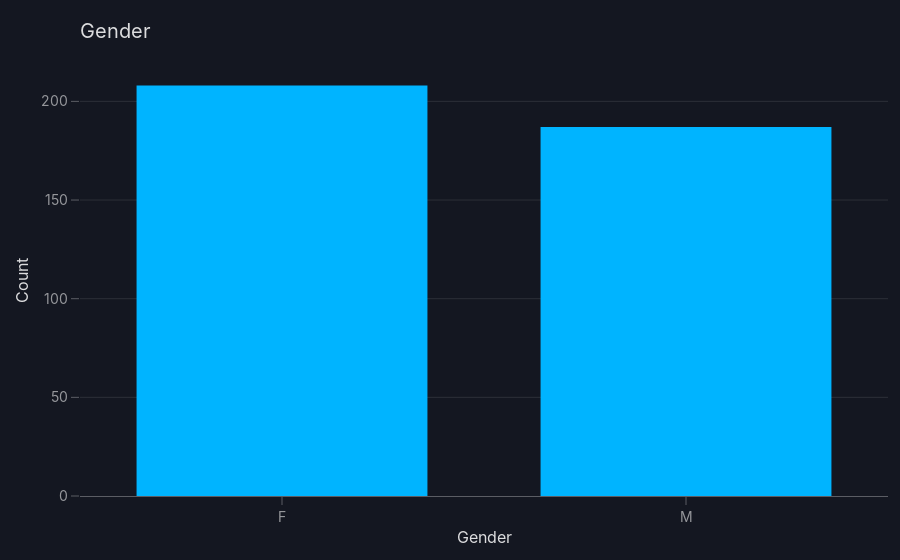

The notebook cell this image was saved under:
### Code cell
import plotly.express as px

# Assuming 'student' is your DataFrame and 'address' is a column in it
# Make sure you've imported and loaded the data correctly before using it

# Create a countplot using Plotly Express
fig = px.histogram(student, x='sex', title='Gender')

# Customize the layout
fig.update_layout(
    xaxis_title='Gender',
    yaxis_title='Count',
    font=dict(size=20)  # Adjust font size for title and labels
)

# Show the plot
fig.show()

### Figure 1 — Plotly figure (JSON) as saved in the notebook; plotly's stock layout.template omitted (floating-point values rounded to 4 significant figures; data arrays with more than 128 entries replaced by an {"elided": "..."} marker saying what was removed)
{"data": [{"alignmentgroup": "True", "bingroup": "x", "hovertemplate": "sex=%{x}<br>count=%{y}<extra></extra>", "legendgroup": "", "marker": {"color": "#00b4ff", "pattern": {"shape": ""}}, "name": "", "offsetgroup": "", "orientation": "v", "showlegend": false, "type": "histogram", "x": {"elided": "395 str values"}, "xaxis": "x", "yaxis": "y"}], "layout": {"barmode": "relative", "font": {"size": 20}, "legend": {"tracegroupgap": 0}, "title": {"text": "Gender"}, "xaxis": {"anchor": "y", "domain": [0, 1], "title": {"text": "Gender"}}, "yaxis": {"anchor": "x", "domain": [0, 1], "title": {"text": "Count"}}}}
